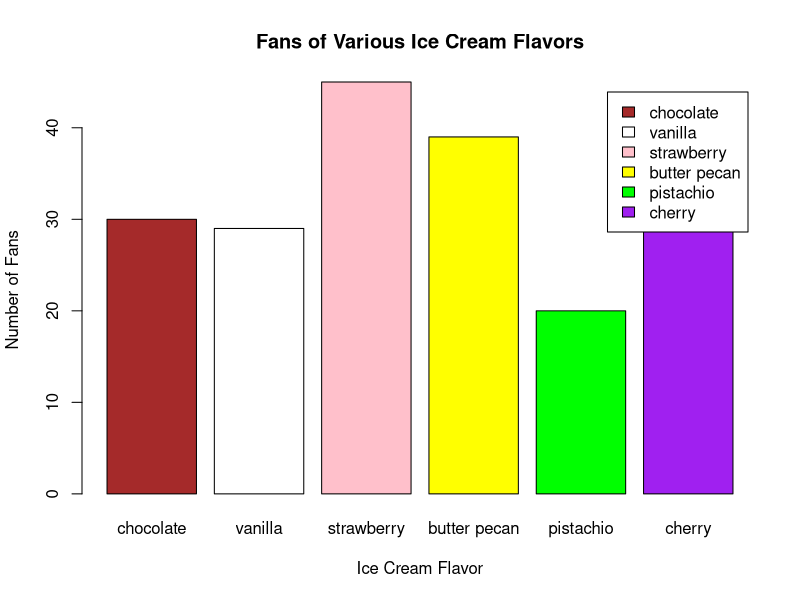
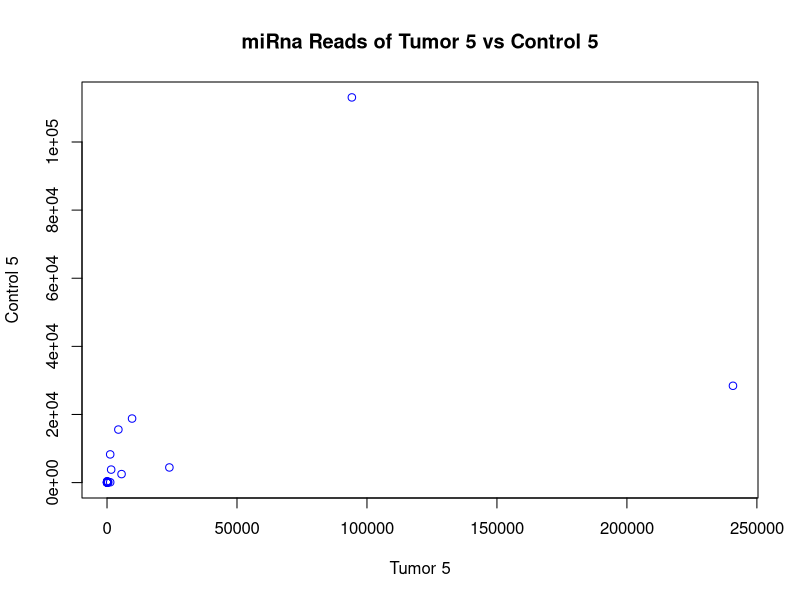

R code for these plots, in order:
## ---- chunk 1
knitr::opts_chunk$set(echo = TRUE)
## ---- chunk 2
barplot(sample(20:50, 6, replace=F),
        ylab="Number of Fans",
        xlab="Ice Cream Flavor",
        names.arg=c("chocolate","vanilla","strawberry","butter pecan","pistachio","cherry"),
        main="Fans of Various Ice Cream Flavors",
        col=c("brown","white","pink","yellow","green","purple"),
        legend.text = c("chocolate","vanilla","strawberry","butter pecan","pistachio","cherry"))
## ---- chunk 3
smalldata <- read.table("small_data.txt", header=1, row.names=1, stringsAsFactors = F)
plot(smalldata[,5], smalldata[,15], xlab="Tumor 5", ylab="Control 5", main="miRna Reads of Tumor 5 vs Control 5", col="blue")
